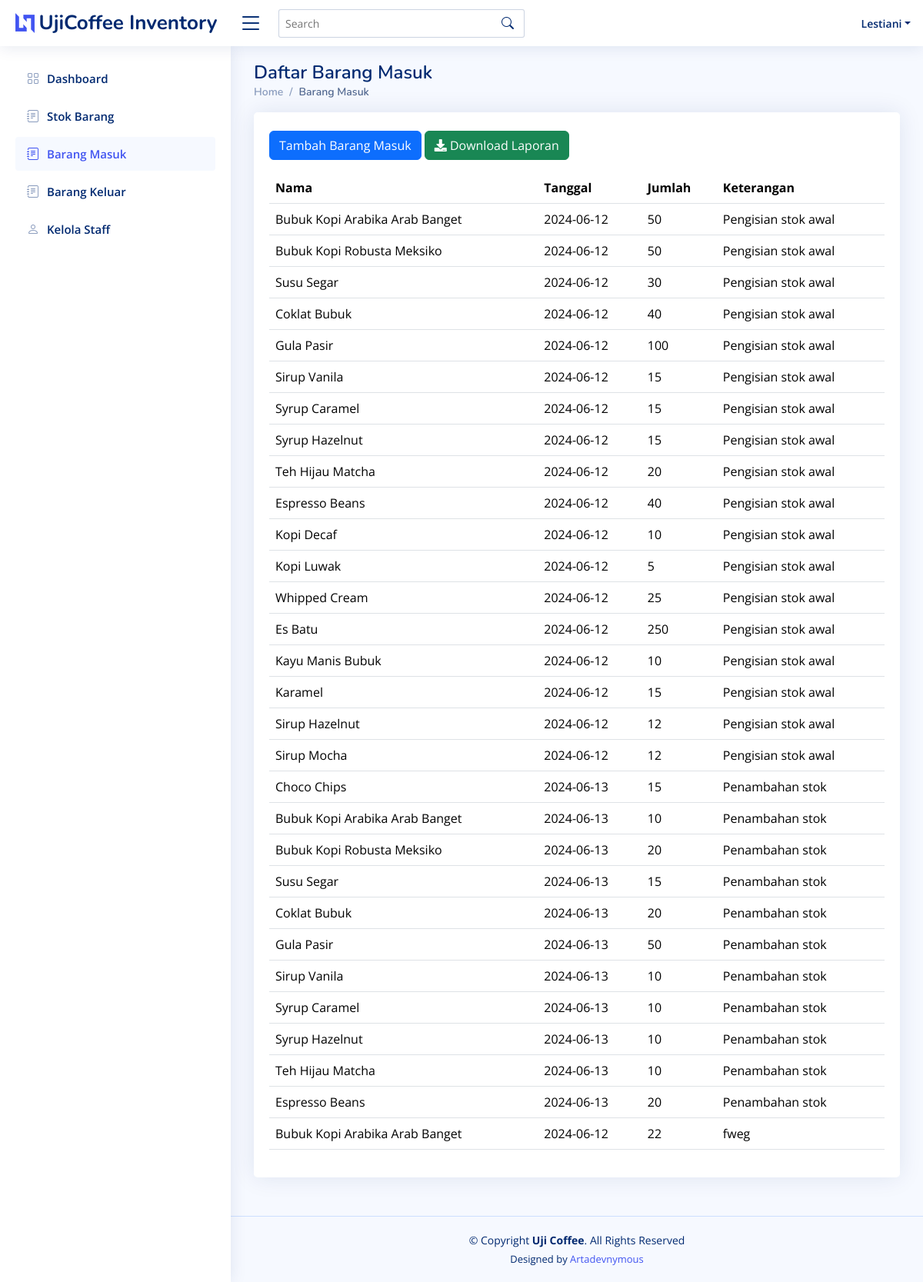
Page /barangmasuk.php (signed in) on the committed database.
### tables this page shows
CREATE TABLE `brg_masuk` (
  `id_brmsk` int(11) NOT NULL,
  `tgl` date NOT NULL,
  `id_stock` int(10) NOT NULL,
  `jumlah` int(10) NOT NULL,
  `keterangan` text NOT NULL
);

CREATE TABLE `stock` (
  `id_stock` int(10) NOT NULL,
  `nama` varchar(255) NOT NULL,
  `jenis` varchar(50) NOT NULL,
  `stock` int(11) NOT NULL,
  `harga` int(11) NOT NULL
);

### barangmasuk.php (the view, shortened to what this page needs)
<?php
include('db_connection.php');
$sql = "SELECT bm.id_brmsk, bm.tgl, bm.jumlah, bm.keterangan, s.nama FROM brg_masuk bm JOIN stock s ON bm.id_stock = s.id_stock";
$result = $conn->query($sql);
?>
<!DOCTYPE html>
<html lang="en">
<head>
  <link href="assets/vendor/bootstrap/css/bootstrap.min.css" rel="stylesheet">
  <link rel="stylesheet" href="https://cdnjs.cloudflare.com/ajax/libs/font-awesome/5.15.4/css/all.min.css">
  <link href="assets/vendor/bootstrap-icons/bootstrap-icons.css" rel="stylesheet">
  <link href="assets/vendor/boxicons/css/boxicons.min.css" rel="stylesheet">
  <link href="assets/vendor/quill/quill.snow.css" rel="stylesheet">
  <link href="assets/vendor/quill/quill.bubble.css" rel="stylesheet">
  <link href="assets/vendor/remixicon/remixicon.css" rel="stylesheet">
  <link href="assets/vendor/simple-datatables/style.css" rel="stylesheet">
  <link href="assets/css/style.css" rel="stylesheet">
</head>
<body>
  <header id="header" class="header fixed-top d-flex align-items-center">
    <div class="d-flex align-items-center justify-content-between">
      <a href="index.php" class="logo d-flex align-items-center">
        <img src="assets/img/logo.png" alt="">
        <span class="d-none d-lg-block">UjiCoffee Inventory</span>
      </a>
      <i class="bi bi-list toggle-sidebar-btn"></i>
    </div>
    <div class="search-bar">
      <form class="search-form d-flex align-items-center" method="POST" action="#">
        <input type="text" name="query" placeholder="Search" title="Enter search keyword">
        <button type="submit" title="Search"><i class="bi bi-search"></i></button>
      </form>
    </div>
    <nav class="header-nav ms-auto">
      <ul class="d-flex align-items-center">
        <li class="nav-item dropdown pe-3">
          <a class="nav-link nav-profile d-flex align-items-center pe-0" href="#" data-bs-toggle="dropdown">
            <span class="d-none d-md-block dropdown-toggle ps-2"><?php echo $_SESSION['login_user']; ?></span>
          </a>
        </li>
      </ul>
    </nav>
  </header>
  <aside id="sidebar" class="sidebar">
    <ul class="sidebar-nav" id="sidebar-nav">
      <li class="nav-item">
        <a class="nav-link collapsed" href="index.php">
          <i class="bi bi-grid"></i>
          <span>Dashboard</span>
        </a>
      </li>
      <li class="nav-item">
        <a class="nav-link collapsed" href="stok.php">
          <i class="bi bi-journal-text"></i>
          <span>Stok Barang</span>
        </a>
      </li>
      <li class="nav-item">
        <a class="nav-link " href="barangmasuk.php">
          <i class="bi bi-journal-text"></i>
          <span>Barang Masuk</span>
        </a>
      </li>
      <li class="nav-item">
        <a class="nav-link collapsed" href="barangkeluar.php">
          <i class="bi bi-journal-text"></i>
          <span>Barang Keluar</span>
        </a>
      </li>
      <li class="nav-item">
        <a class="nav-link collapsed" href="staff.php">
          <i class="bi bi-person"></i>
          <span>Kelola Staff</span>
        </a>
      </li>
    </ul>
  </aside>
  <main id="main" class="main">
    <div class="pagetitle">
      <h1>Daftar Barang Masuk</h1>
      <nav>
        <ol class="breadcrumb">
          <li class="breadcrumb-item"><a href="index.php">Home</a></li>
          <li class="breadcrumb-item active">Barang Masuk</li>
        </ol>
      </nav>
    </div>
    <section class="section">
      <div class="row">
        <div class="col-lg-12">
          <div class="card">
            <div class="card-body">
              <div class="table-responsive">
                <br>
                <button type="button" class="btn btn-primary mb-3" data-bs-toggle="modal" data-bs-target="#tambahModal">
                  Tambah Barang Masuk
                </button>
                <button type="button" class="btn btn-success mb-3" onclick="window.location.href='generate_brmasuk.php'">
        <i class="fas fa-download"></i> Download Laporan
      </button>
                <table id="stockTable" class="table">
                  <thead>
                    <tr>
                      <th>Nama</th>
                      <th>Tanggal</th>
                      <th>Jumlah</th>
                      <th>Keterangan</th>
                    </tr>
                  </thead>
                  <tbody>
                    <?php
                    if ($result->num_rows > 0) {
                      while($row = $result->fetch_assoc()) {
                        echo "<tr>";
                        echo "<td>" . htmlspecialchars($row["nama"]) . "</td>";
                        echo "<td>" . htmlspecialchars($row["tgl"]) . "</td>";
                        echo "<td>" . htmlspecialchars($row["jumlah"]) . "</td>";
                        echo "<td>" . htmlspecialchars($row["keterangan"]) . "</td>";
                        echo "</tr>";
                      }
                    } else {
                      echo "<tr><td colspan='5'>Tidak ada data</td></tr>";
                    }
                    ?>
                  </tbody>
                </table>
              </div>
            </div>
          </div>
        </div>
      </div>
    </section>
  </main>
  <footer id="footer" class="footer">
    <div class="copyright">
      &copy; Copyright <strong><span>Uji Coffee</span></strong>. All Rights Reserved
    </div>
    <div class="credits">
      Designed by <a href="#">Artadevnymous</a>
    </div>
  </footer>
</body>
</html>

### assets/css/style.css (style rules this page uses)
:root { scroll-behavior: smooth; }
body { font-family: "Open Sans", sans-serif; background: #f6f9ff; color: #444444; }
a { color: #4154f1; text-decoration: none; }
h1, h2, h3, h4, h5, h6 { font-family: "Nunito", sans-serif; }
#main { margin-top: 60px; padding: 20px 30px; transition: all 0.3s; }
.pagetitle { margin-bottom: 10px; }
.pagetitle h1 { font-size: 24px; margin-bottom: 0; font-weight: 600; color: #012970; }
.card { margin-bottom: 30px; border: none; border-radius: 5px; box-shadow: 0px 0 30px rgba(1, 41, 112, 0.1); }
.card-body { padding: 0 20px 20px 20px; }
.breadcrumb { font-size: 14px; font-family: "Nunito", sans-serif; color: #899bbd; font-weight: 600; }
.breadcrumb a { color: #899bbd; transition: 0.3s; }
.breadcrumb .breadcrumb-item::before { color: #899bbd; }
.breadcrumb .active { color: #51678f; font-weight: 600; }
.logo { line-height: 1; }
@media (min-width: 1200px) { .logo { width: 280px; } }
.logo img { max-height: 26px; margin-right: 6px; }
.logo span { font-size: 26px; font-weight: 700; color: #012970; font-family: "Nunito", sans-serif; }
.header { transition: all 0.5s; z-index: 997; height: 60px; box-shadow: 0px 2px 20px rgba(1, 41, 112, 0.1); background-color: #fff; padding-left: 20px; }
.header .toggle-sidebar-btn { font-size: 32px; padding-left: 10px; cursor: pointer; color: #012970; }
.header .search-bar { min-width: 360px; padding: 0 20px; }
.header .search-form { width: 100%; }
.header .search-form input { border: 0; font-size: 14px; color: #012970; border: 1px solid rgba(1, 41, 112, 0.2); padding: 7px 38px 7px 8px; border-radius: 3px; transition: 0.3s; width: 100%; }
.header .search-form button { border: 0; padding: 0; margin-left: -30px; background: none; }
.header .search-form button i { color: #012970; }
.header-nav ul { list-style: none; }
.header-nav>ul { margin: 0; padding: 0; }
.header-nav .nav-profile { color: #012970; }
.header-nav .nav-profile span { font-size: 14px; font-weight: 600; }
.sidebar { position: fixed; top: 60px; left: 0; bottom: 0; width: 300px; z-index: 996; transition: all 0.3s; padding: 20px; overflow-y: auto; scrollbar-width: thin; scrollbar-color: #aab7cf transparent; box-shadow: 0px 0px 20px rgba(1, 41, 112, 0.1); background-color: #fff; }
@media (min-width: 1200px) { #main, #footer { margin-left: 300px; } }
.sidebar-nav { padding: 0; margin: 0; list-style: none; }
.sidebar-nav li { padding: 0; margin: 0; list-style: none; }
.sidebar-nav .nav-item { margin-bottom: 5px; }
.sidebar-nav .nav-link { display: flex; align-items: center; font-size: 15px; font-weight: 600; color: #4154f1; transition: 0.3; background: #f6f9ff; padding: 10px 15px; border-radius: 4px; }
.sidebar-nav .nav-link i { font-size: 16px; margin-right: 10px; color: #4154f1; }
.sidebar-nav .nav-link.collapsed { color: #012970; background: #fff; }
.sidebar-nav .nav-link.collapsed i { color: #899bbd; }
.footer { padding: 20px 0; font-size: 14px; transition: all 0.3s; border-top: 1px solid #cddfff; }
.footer .copyright { text-align: center; color: #012970; }
.footer .credits { padding-top: 5px; text-align: center; font-size: 13px; color: #012970; }

### rows in the picture
brg_masuk: id_stock.nama "Bubuk Kopi Arabika Arab Banget", tgl "2024-06-12", jumlah "50", keterangan "Pengisian stok awal"
brg_masuk: id_stock.nama "Bubuk Kopi Robusta Meksiko", tgl "2024-06-12", jumlah "50", keterangan "Pengisian stok awal"
brg_masuk: id_stock.nama "Susu Segar", tgl "2024-06-12", jumlah "30", keterangan "Pengisian stok awal"
brg_masuk: id_stock.nama "Coklat Bubuk", tgl "2024-06-12", jumlah "40", keterangan "Pengisian stok awal"
brg_masuk: id_stock.nama "Gula Pasir", tgl "2024-06-12", jumlah "100", keterangan "Pengisian stok awal"
brg_masuk: id_stock.nama "Sirup Vanila", tgl "2024-06-12", jumlah "15", keterangan "Pengisian stok awal"
brg_masuk: id_stock.nama "Syrup Caramel", tgl "2024-06-12", jumlah "15", keterangan "Pengisian stok awal"
brg_masuk: id_stock.nama "Syrup Hazelnut", tgl "2024-06-12", jumlah "15", keterangan "Pengisian stok awal"
brg_masuk: id_stock.nama "Teh Hijau Matcha", tgl "2024-06-12", jumlah "20", keterangan "Pengisian stok awal"
brg_masuk: id_stock.nama "Espresso Beans", tgl "2024-06-12", jumlah "40", keterangan "Pengisian stok awal"
brg_masuk: id_stock.nama "Kopi Decaf", tgl "2024-06-12", jumlah "10", keterangan "Pengisian stok awal"
brg_masuk: id_stock.nama "Kopi Luwak", tgl "2024-06-12", jumlah "5", keterangan "Pengisian stok awal"
brg_masuk: id_stock.nama "Whipped Cream", tgl "2024-06-12", jumlah "25", keterangan "Pengisian stok awal"
brg_masuk: id_stock.nama "Es Batu", tgl "2024-06-12", jumlah "250", keterangan "Pengisian stok awal"
brg_masuk: id_stock.nama "Kayu Manis Bubuk", tgl "2024-06-12", jumlah "10", keterangan "Pengisian stok awal"
brg_masuk: id_stock.nama "Karamel", tgl "2024-06-12", jumlah "15", keterangan "Pengisian stok awal"
brg_masuk: id_stock.nama "Sirup Hazelnut", tgl "2024-06-12", jumlah "12", keterangan "Pengisian stok awal"
brg_masuk: id_stock.nama "Sirup Mocha", tgl "2024-06-12", jumlah "12", keterangan "Pengisian stok awal"
brg_masuk: id_stock.nama "Choco Chips", tgl "2024-06-13", jumlah "15", keterangan "Penambahan stok"
brg_masuk: id_stock.nama "Bubuk Kopi Arabika Arab Banget", tgl "2024-06-13", jumlah "10", keterangan "Penambahan stok"
brg_masuk: id_stock.nama "Bubuk Kopi Robusta Meksiko", tgl "2024-06-13", jumlah "20", keterangan "Penambahan stok"
brg_masuk: id_stock.nama "Susu Segar", tgl "2024-06-13", jumlah "15", keterangan "Penambahan stok"
brg_masuk: id_stock.nama "Coklat Bubuk", tgl "2024-06-13", jumlah "20", keterangan "Penambahan stok"
brg_masuk: id_stock.nama "Gula Pasir", tgl "2024-06-13", jumlah "50", keterangan "Penambahan stok"
brg_masuk: id_stock.nama "Sirup Vanila", tgl "2024-06-13", jumlah "10", keterangan "Penambahan stok"
brg_masuk: id_stock.nama "Syrup Caramel", tgl "2024-06-13", jumlah "10", keterangan "Penambahan stok"
brg_masuk: id_stock.nama "Syrup Hazelnut", tgl "2024-06-13", jumlah "10", keterangan "Penambahan stok"
brg_masuk: id_stock.nama "Teh Hijau Matcha", tgl "2024-06-13", jumlah "10", keterangan "Penambahan stok"
brg_masuk: id_stock.nama "Espresso Beans", tgl "2024-06-13", jumlah "20", keterangan "Penambahan stok"
brg_masuk: id_stock.nama "Bubuk Kopi Arabika Arab Banget", tgl "2024-06-12", jumlah "22", keterangan "fweg"

### other values in the picture
$_SESSION['login_user'] "Lestiani"
